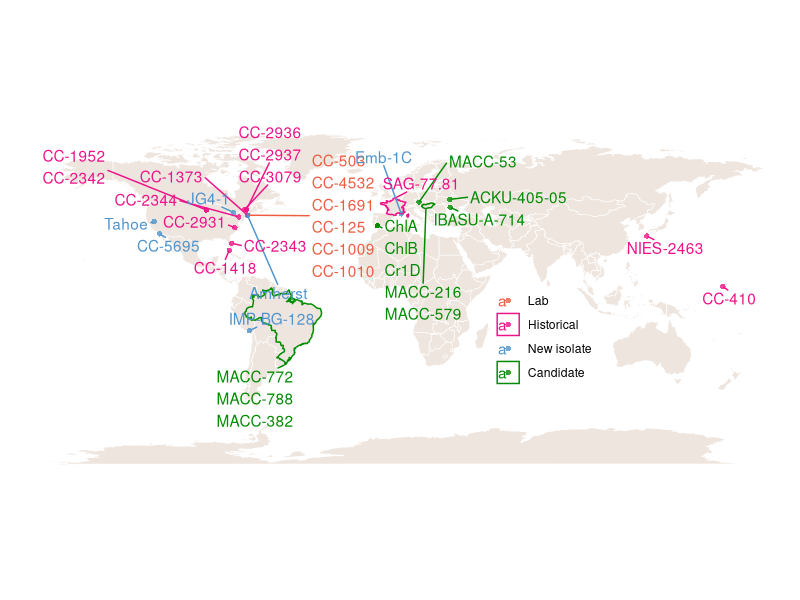
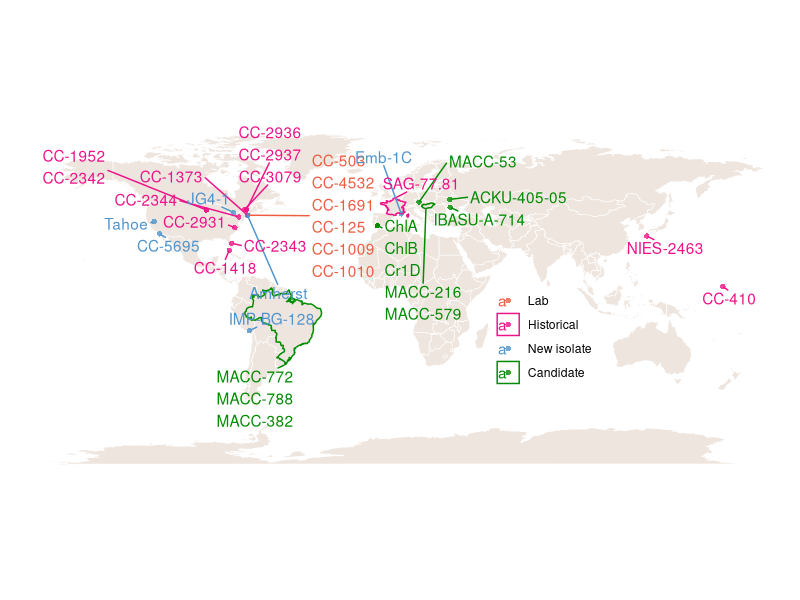
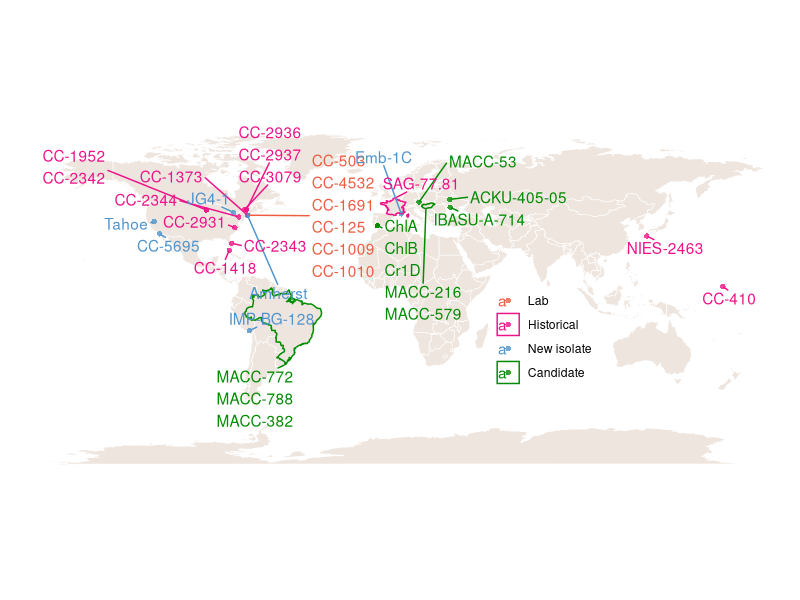

Source code (R) for these figures, in order:
library(tidyverse)
library(data.table)
library(maps)
library(ggrepel)

World_map <- map_data("world") %>% tibble()

Cre_coord <- fread("isolates_coord.csv") %>% 
  mutate(type = factor(type, levels = c("Lab", "Historical", "New isolate", "Candidate")))

Cre_region <- Cre_coord %>% 
  filter(is.na(lat)) %>% 
  select(name, region, type)

Cre_outline <- World_map %>% 
  filter(region %in% Cre_region$region) %>% 
  right_join(Cre_region, by = "region", relationship = "many-to-many")

Cre_label <- Cre_outline %>% 
  filter(is.na(subregion)) %>% 
  group_by(name) %>% 
  filter(ifelse(region == "France", lat == max(lat), lat == min(lat))) %>%
  select(name, long, lat, type) %>% 
  rbind(Cre_coord %>% filter(!is.na(lat))) %>% 
  group_by(type, lat, long) %>% 
  summarise(name = paste(name, collapse = "\n"))

Cre_map <- ggplot(data = Cre_coord, aes(x = long, y = lat)) +
  geom_polygon(data = World_map, aes(x = long, y = lat, group = group), 
               fill = "seashell2", colour = "white", linewidth = .2) +  
  geom_point(aes(color = type), shape = 16, alpha = .8) +
  geom_polygon(data = Cre_outline, aes(x = long, y = lat, group = group, color = type), 
               fill = NA, linewidth = .5) +
  geom_text_repel(data = Cre_label, aes(label = name, color = type),
                  min.segment.length = 0, max.overlaps = 40, hjust = 0, seed = 132, force = 2, force_pull = 1) +
  scale_color_manual(values = c("tomato2", "deeppink2", "steelblue3", "green4")) +
  coord_equal() +
  theme_void() +
  theme(legend.position = c(.68, .4),
        legend.title = element_blank(),
        legend.background = element_blank())
Cre_map

ggsave("isolates_map.pdf", Cre_map, width = 20, height = 10)
ggsave("isolates_map.jpg", Cre_map, width = 20, height = 10, dpi = 800)

